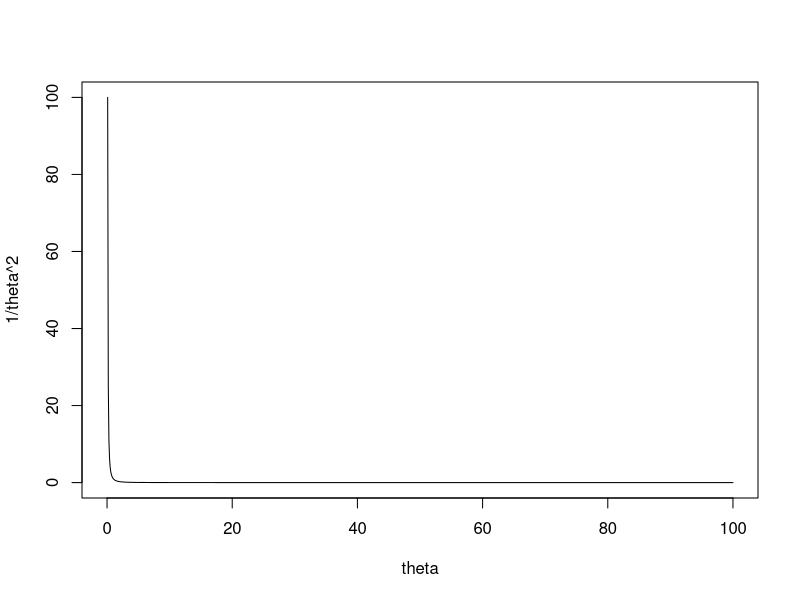

Source code (R):
## ---- chunk 1
n = 200
y_mean = 2172
mu0 = 1875
sigma0 = 160
sigma1= 200

mun = ((1/sigma0^2)*mu0+(n/sigma1^2)*y_mean)/(1/sigma0^2 +n/sigma1^2)
sigman = 1/(1/sigma0^2 + n/sigma1^2)
mun
sqrt(sigman)
1/sigman
mun-1.96*sqrt(sigman)
mun+1.96*sqrt(sigman)
## ---- chunk 2
theta = seq(0, 100, 0.1)
plot(theta, 1/theta^2, type="l")

## ---- chunk 3

